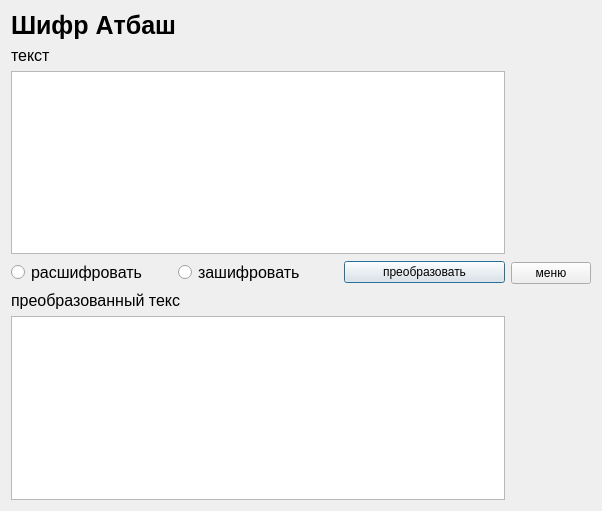
<?xml version="1.0" encoding="UTF-8"?>
<ui version="4.0">
 <class>az</class>
 <widget class="QDialog" name="az">
  <property name="geometry">
   <rect>
    <x>0</x>
    <y>0</y>
    <width>602</width>
    <height>511</height>
   </rect>
  </property>
  <property name="windowTitle">
   <string>Dialog</string>
  </property>
  <layout class="QGridLayout" name="gridLayout_2">
   <item row="0" column="0">
    <layout class="QGridLayout" name="gridLayout">
     <item row="0" column="0">
      <widget class="QLabel" name="label">
       <property name="font">
        <font>
         <pointsize>19</pointsize>
         <weight>75</weight>
         <bold>true</bold>
        </font>
       </property>
       <property name="text">
        <string>Шифр Aтбаш</string>
       </property>
      </widget>
     </item>
     <item row="1" column="0">
      <layout class="QVBoxLayout" name="verticalLayout_16">
       <item>
        <layout class="QVBoxLayout" name="verticalLayout_17">
         <item>
          <layout class="QVBoxLayout" name="verticalLayout_18">
           <item>
            <widget class="QLabel" name="label_2">
             <property name="font">
              <font>
               <pointsize>12</pointsize>
               <weight>50</weight>
               <bold>false</bold>
              </font>
             </property>
             <property name="text">
              <string>текст</string>
             </property>
            </widget>
           </item>
          </layout>
         </item>
         <item>
          <widget class="QTextEdit" name="textEdit"/>
         </item>
         <item>
          <layout class="QVBoxLayout" name="verticalLayout_19"/>
         </item>
        </layout>
       </item>
       <item>
        <layout class="QHBoxLayout" name="horizontalLayout_7">
         <item>
          <layout class="QHBoxLayout" name="horizontalLayout_8">
           <item>
            <widget class="QRadioButton" name="radioButton_2">
             <property name="font">
              <font>
               <pointsize>12</pointsize>
              </font>
             </property>
             <property name="text">
              <string>расшифровать</string>
             </property>
            </widget>
           </item>
           <item>
            <widget class="QRadioButton" name="radioButton">
             <property name="font">
              <font>
               <pointsize>12</pointsize>
              </font>
             </property>
             <property name="text">
              <string>зашифровать</string>
             </property>
            </widget>
           </item>
           <item>
            <widget class="QPushButton" name="pushButton_2">
             <property name="text">
              <string>преобразовать</string>
             </property>
            </widget>
           </item>
          </layout>
         </item>
        </layout>
       </item>
       <item>
        <layout class="QVBoxLayout" name="verticalLayout_20">
         <item>
          <widget class="QLabel" name="label_13">
           <property name="font">
            <font>
             <pointsize>12</pointsize>
            </font>
           </property>
           <property name="text">
            <string>преобразованный текс</string>
           </property>
          </widget>
         </item>
         <item>
          <widget class="QTextEdit" name="textEdit_2"/>
         </item>
        </layout>
       </item>
      </layout>
     </item>
     <item row="1" column="1">
      <widget class="QPushButton" name="pushButton">
       <property name="text">
        <string>меню</string>
       </property>
      </widget>
     </item>
    </layout>
   </item>
  </layout>
 </widget>
 <resources/>
 <connections/>
</ui>
